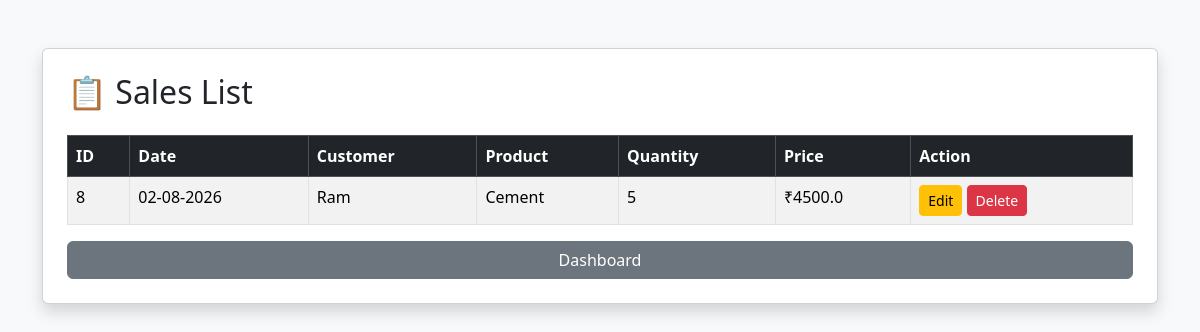
/view-sales, run on an earlier commit of the app's database.
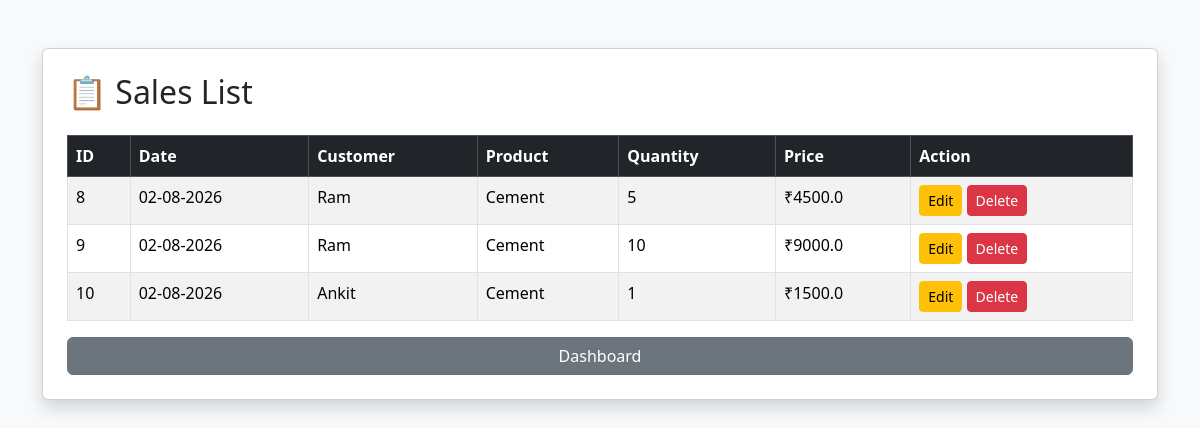
And on a later commit of the database.
### tables this page shows
CREATE TABLE sales (

            id INTEGER PRIMARY KEY AUTOINCREMENT,

            customer TEXT,

            product TEXT,

            quantity INTEGER,

            price REAL

        , date TEXT);

### app.py (the view)
@app.route("/view-sales")
def view_sales():
    sales = get_all_sales()
    return render_template(
        "view_sales.html",
        sales=sales
    )

### database/db.py (called while the page is built)
def get_all_sales():
    conn = sqlite3.connect(DATABASE_NAME)
    cursor = conn.cursor()
    cursor.execute("SELECT * FROM sales")
    rows = cursor.fetchall()
    conn.close()
    return rows

### templates/view_sales.html (shortened to what this page needs)
<!DOCTYPE html>
<html lang="en">
<head>
    <link href="https://cdn.jsdelivr.net/npm/bootstrap@5.3.7/dist/css/bootstrap.min.css" rel="stylesheet">
</head>
<body class="bg-light">
<div class="container mt-5">
    <div class="card shadow p-4">
        <h2 class="mb-4">
            📋 Sales List
        </h2>
        <table class="table table-bordered table-striped">
            <thead class="table-dark">
                <tr>
                    <th>ID</th>
                    <th>Date</th>
                    <th>Customer</th>
                    <th>Product</th>
                    <th>Quantity</th>
                    <th>Price</th>
                    <th>Action</th>
                </tr>
            </thead>
            <tbody>
            {% for sale in sales %}
                <tr>
                    <td>{{ sale[0] }}</td>
                    <td>{{ sale[5] }}</td>
                    <td>{{ sale[1] }}</td>
                    <td>{{ sale[2] }}</td>
                    <td>{{ sale[3] }}</td>
                    <td>₹{{ sale[4] }}</td>
                    <td>
                        <a href="/edit-sale/{{ sale[0] }}"
                           class="btn btn-sm btn-warning">
                            Edit
                        </a>
                        <a href="/delete-sale/{{ sale[0] }}"
                           class="btn btn-sm btn-danger">
                            Delete
                        </a>
                    </td>
                </tr>
            {% endfor %}
            </tbody>
        </table>
        <a href="/" class="btn btn-secondary">
            Dashboard
        </a>
    </div>
</div>
</body>
</html>

What changed in the data, as far as the page shows it:
added sales: id "9", date "02-08-2026", customer "Ram", product "Cement", quantity "10", price "9000.0"
added sales: id "10", date "02-08-2026", customer "Ankit", product "Cement", quantity "1", price "1500.0"
